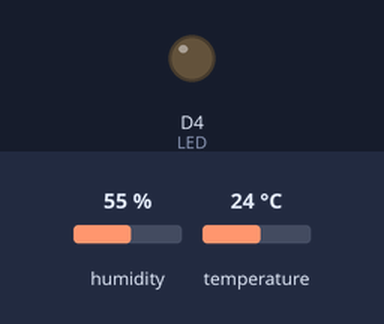
This sketch was run on a simulated ESP8266 (Wemos D1 mini). Shown: output pins drawn as LEDs (lit = HIGH). The test bench sets the inputs (shaded band); at power-on: humidity 55 %, temperature 24 °C. WiFi joins after 1.5 s; servers stay silent unless stated; uploads are accepted with an empty reply; pins used as bus, display or sensor lines are not drawn; what the sketch prints to the serial monitor is not drawn.

Above: at 0.1 s.
At 0.7 s:
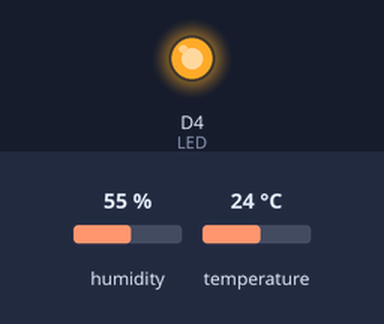
Timing chart, 0 to 2.7 s (numbered marks = the images above):
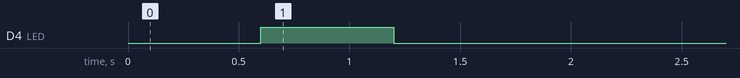

The sketch:

IoT_Sensor.ino
```cpp
/*
 *  Temperature Sensor connected to the SAP HANA IoT Edition
 *
 *  Configuration:
 *  1. Connect to power
 *  2. Connect with laptop to Access Point
 *  3. Open IP 192.168.1.4 in browser
 *  4. Scan for WiFi or enter credentials manually
 *  5. Enter device id & oauth token
 */

#include <ESP8266WiFi.h>
#include <WiFiClientSecure.h>
#include <DNSServer.h>
#include <ESP8266WebServer.h>
#include <WiFiManager.h>
#include <Ticker.h>
#include "DHT.h"

// ========== start configuration ==========
#define DEBUG 1  // Toggle comment to switch on/off debugging via serial console
#define DHTTYPE DHT22   // Can be: "DHT11" | "DHT22" (AM2302) | "DHT21" (AM2301)

const char* host = "iotmms########trial.hanatrial.ondemand.com"; // Your SAP HANA Host
String message_type_id = "#####################";                // Your message ID

char device_id[40]   = "########-####-####-####-###########";  // Optional: You can preset your Device ID
char oauth_token[36] = "################################";      // Optional: You can preset your OAuth Token
// ========== end configuration ============

//Debug Definitions
#ifdef DEBUG
 #define DEBUG_PRINT(x)  Serial.println (x)
#else
 #define DEBUG_PRINT(x)
#endif

const int LED = 2;  // LED
Ticker ticker;      // Ticker

// HCP Parameter
String url = "/com.sap.iotservices.mms/v1/api/http/data/";
const int httpsPort = 443;

// DHT Setup
#define DHTPIN D4         // Connection PIN of DHT sensor. For WeMos SHields it's D4
DHT dht(DHTPIN, DHTTYPE); // Initialize sensor

void setup() {
  Serial.begin(115200);
  Serial.println();

  // Set LED Pins as Output and pull low for further status indication
  pinMode(BUILTIN_LED, OUTPUT);
  ticker.attach(0.6, status_led);

  // Connect to WiFi
  WiFiManager wifiManager;
  WiFiManagerParameter custom_device_id("device", "Device ID", device_id, 36);
  wifiManager.addParameter(&custom_device_id);
  WiFiManagerParameter  custom_oauth_token("token", "OAuth Token", oauth_token, 32);
  wifiManager.addParameter(&custom_oauth_token);
  wifiManager.setConfigPortalTimeout(180);
  wifiManager.setAPCallback(configModeCallback);
  wifiManager.autoConnect();

  if (!wifiManager.autoConnect()) {
    DEBUG_PRINT("failed to connect and hit timeout");
    //reset and try again, or maybe put it to deep sleep
    ESP.reset();
    delay(1000);
  }

  DEBUG_PRINT("WiFi connected");

  DEBUG_PRINT("Start DHT");
  dht.begin();
  delay(5000);
}

void loop() {
  send_message();
  delay(30000);
}

void send_message(){
  // Read humidity
  float h = dht.readHumidity();

  // Read temperature as Celsius (the default)
  float t = dht.readTemperature();

  // Check if any reads failed and exit early (to try again).
  if (isnan(h) || isnan(t)) {
    DEBUG_PRINT("Failed to read from DHT sensor!");
    return;
  }

  float hic = dht.computeHeatIndex(t, h, false); // Compute heat index in Celsius (isFahreheit = false)

  String message = "{\"mode\":\"async\",\"messageType\":\"" + message_type_id + "\",\"messages\":[{\"humidity\":" + String(h) + ",\"temperature\":" + String(t) + ", \"heatindex\":"+ String(hic) +"}]}";

  DEBUG_PRINT("Humidity: ");
  DEBUG_PRINT(h);
  DEBUG_PRINT(" %\t");
  DEBUG_PRINT("Temperature: ");
  DEBUG_PRINT(t);
  DEBUG_PRINT(" *C ");
  DEBUG_PRINT("Heat index: ");
  DEBUG_PRINT(hic);
  DEBUG_PRINT(" *C ");
  DEBUG_PRINT(message);

  WiFiClientSecure client;
  DEBUG_PRINT("Connecting to: ");
  DEBUG_PRINT(host);

   if (!client.connect(host, httpsPort)) {
     DEBUG_PRINT("connection failed");
    return;
  }

  DEBUG_PRINT("requesting URL: ");
  DEBUG_PRINT(url);

  // using HTTP/1.0 enforces a non-chunked response
  client.print(String("POST ") + url + device_id + " HTTP/1.0\r\n" +
               "Host: " + host + "\r\n" +
               "Content-Type: application/json;charset=utf-8\r\n" +
               "Authorization: Bearer " + oauth_token + "\r\n" +
               "Content-Length: " + message.length() + "\r\n\r\n" +
               message + "\r\n\r\n");

  DEBUG_PRINT("Request sent");
  DEBUG_PRINT("Reply:");
  while (client.connected()) {
    String line = client.readStringUntil('\n');
    DEBUG_PRINT(line);
  }
}

void status_led(){
  int state = digitalRead(LED);  // get the current state of GPIO1 pin
  digitalWrite(LED, !state);     // set pin to the opposite state
}

// Helper Function: Start Configuration mode if WiFi not maintained
void configModeCallback (WiFiManager *myWiFiManager) {
  Serial.println("Enter Config Mode");
  Serial.println(WiFi.softAPIP());
  ticker.attach(0.2, status_led); //Make led toggle faster to indicate config mode
}
```
